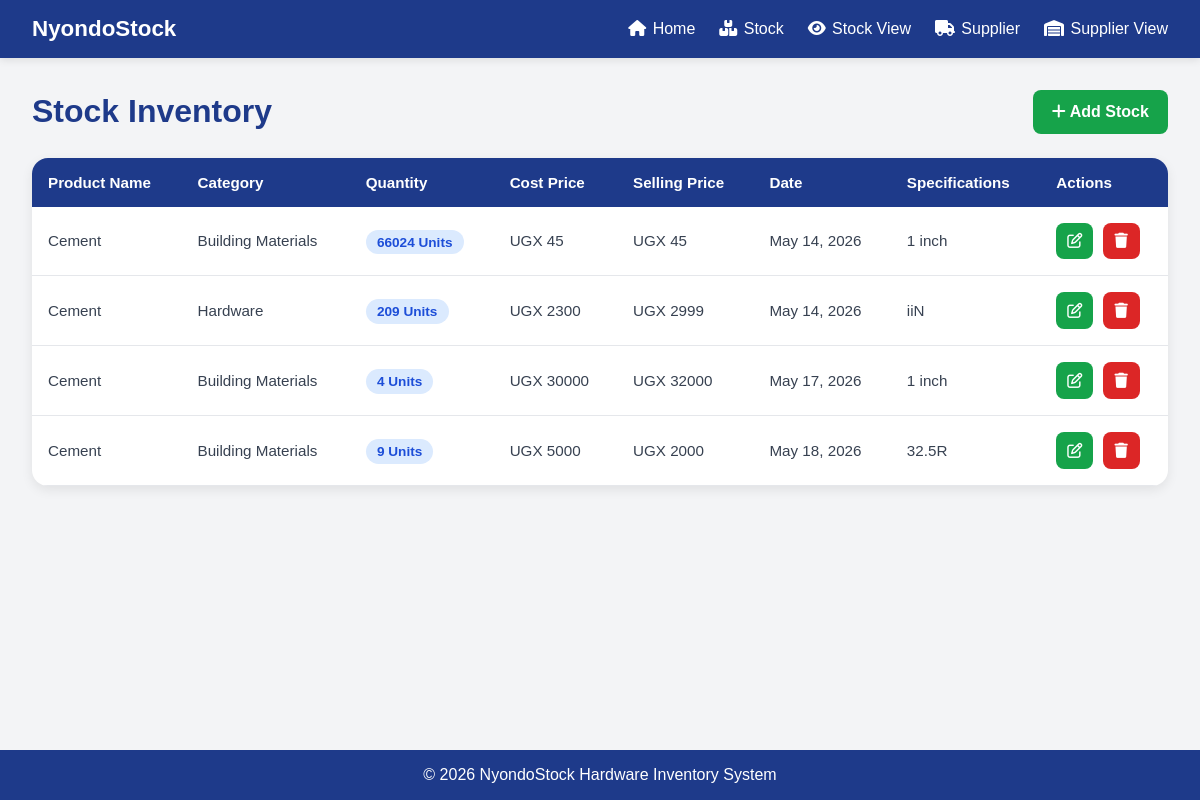
Screenshot of /add/ with the database file from the repository.
### mugeniapp/models.py (models this page shows, shortened)
class Stock(models.Model):
    name = models.CharField(max_length=100)
    category = models.CharField(max_length=100)
    quantity = models.PositiveIntegerField(default=0)
    cost_price = models.PositiveIntegerField(default=0)
    selling_price = models.PositiveIntegerField(default=0)
    date = models.DateField()
    specifications = models.CharField(max_length=100, null=True)

### mugeniapp/views.py (the view)
# urls.py: path('add/', views.add, name='add'),
def add(request):
    stocks = Stock.objects.all()
    return render(request, 'add.html', {'stocks': stocks})

### mugeniapp/templates/add.html (shortened to what this page needs)
<!doctype html>
<html lang="en">
<head>
</head>
<body>
  <nav>
    <div class="logo">NyondoStock</div>
    <ul>
      <li>
        <a href="{% url 'index' %}">
          <i class="fa-solid fa-house"></i>Home
        </a>
      </li>
      <li>
        <a href="{% url 'stock' %}">
          <i class="fa-solid fa-boxes-stacked"></i>Stock
        </a>
      </li>
      <li>
        <a href="{% url 'add' %}">
          <i class="fa-solid fa-eye"></i>Stock View
        </a>
      </li>
      <li>
        <a href="{% url 'supplier' %}">
          <i class="fa-solid fa-truck"></i>Supplier
        </a>
      </li>
      <li>
        <a href="{% url 'supplier_view' %}">
          <i class="fa-solid fa-warehouse"></i>Supplier View
        </a>
      </li>
    </ul>
  </nav>
  <div class="main-content">
    <div class="page-header">
      <h1>Stock Inventory</h1>
      <a href="{% url 'stock' %}" class="add-btn">
        <i class="fa-solid fa-plus"></i> Add Stock
      </a>
    </div>
    <div class="table-container">
      <table>
        <thead>
          <tr>
            <th>Product Name</th>
            <th>Category</th>
            <th>Quantity</th>
            <th>Cost Price</th>
            <th>Selling Price</th>
            <th>Date</th>
            <th>Specifications</th>
            <th>Actions</th>
          </tr>
        </thead>
        <tbody>
          {% for stock in stocks %}
          <tr>
            <td>{{ stock.name }}</td>
            <td>{{ stock.category }}</td>
            <td>
              <span class="stock-badge">
                {{ stock.quantity }} Units
              </span>
            </td>
            <td>UGX {{ stock.cost_price }}</td>
            <td>UGX {{ stock.selling_price }}</td>
            <td>{{ stock.date }}</td>
            <td>{{ stock.specifications }}</td>
            <td>
              <div class="actions">
                <a class="icon-btn edit-btn"
                   href="{% url 'edit_stock' stock.id %}"
                   title="Edit Stock">
                  <i class="fa-regular fa-pen-to-square"></i>
                </a>
                <a class="icon-btn delete-btn"
                   href="{% url 'delete_stock' stock.id %}"
                   title="Delete Stock">
                  <i class="fa-solid fa-trash"></i>
                </a>
              </div>
            </td>
          </tr>
          {% endfor %}
        </tbody>
      </table>
    </div>
  </div>
  <footer>
    &copy; 2026 NyondoStock Hardware Inventory System
  </footer>
</body>
</html>

### mugeniapp/templates/add.html (style rules this page uses)
* { margin: 0; padding: 0; box-sizing: border-box; }
body { font-family: Arial, sans-serif; background: #f3f4f6; color: #374151; min-height: 100vh; display: flex; flex-direction: column; }
nav { background: #1e3a8a; padding: 1rem 2rem; display: flex; justify-content: space-between; align-items: center; box-shadow: 0 2px 8px rgba(0,0,0,0.1); }
.logo { font-size: 1.4rem; font-weight: bold; color: white; }
nav ul { display: flex; list-style: none; gap: 1.5rem; }
nav ul li a { text-decoration: none; color: white; font-weight: 500; transition: 0.3s; }
nav ul li a i { margin-right: 0.4rem; }
.main-content { flex: 1; padding: 2rem; }
.page-header { display: flex; justify-content: space-between; align-items: center; margin-bottom: 1.5rem; }
.page-header h1 { color: #1e3a8a; font-size: 2rem; }
.add-btn { background: #16a34a; color: white; padding: 0.8rem 1.2rem; border-radius: 0.5rem; text-decoration: none; font-weight: bold; transition: 0.3s; }
.table-container { background: white; border-radius: 1rem; overflow-x: auto; box-shadow: 0 4px 12px rgba(0,0,0,0.08); }
table { width: 100%; border-collapse: collapse; min-width: 1000px; }
thead { background: #1e3a8a; color: white; }
th { padding: 1rem; text-align: left; font-size: 0.95rem; }
td { padding: 1rem; border-bottom: 1px solid #e5e7eb; font-size: 0.95rem; }
tbody tr { transition: 0.2s; }
.actions { display: flex; gap: 0.6rem; }
.icon-btn { width: 2.3rem; height: 2.3rem; border-radius: 0.5rem; display: flex; align-items: center; justify-content: center; text-decoration: none; color: white; transition: 0.3s; }
.edit-btn { background: #16a34a; }
.delete-btn { background: #dc2626; }
.stock-badge { background: #dbeafe; color: #1d4ed8; padding: 0.3rem 0.7rem; border-radius: 999px; font-size: 0.85rem; font-weight: bold; }
footer { background: #1e3a8a; color: white; text-align: center; padding: 1rem; margin-top: auto; }

### rows the page displays
Stock: name "Cement", category "Building Materials", quantity "66024", cost_price "45", selling_price "45", date "May 14, 2026", specifications "1 inch"
Stock: name "Cement", category "Hardware", quantity "209", cost_price "2300", selling_price "2999", date "May 14, 2026", specifications "iiN"
Stock: name "Cement", category "Building Materials", quantity "4", cost_price "30000", selling_price "32000", date "May 17, 2026", specifications "1 inch"
Stock: name "Cement", category "Building Materials", quantity "9", cost_price "5000", selling_price "2000", date "May 18, 2026", specifications "32.5R"
